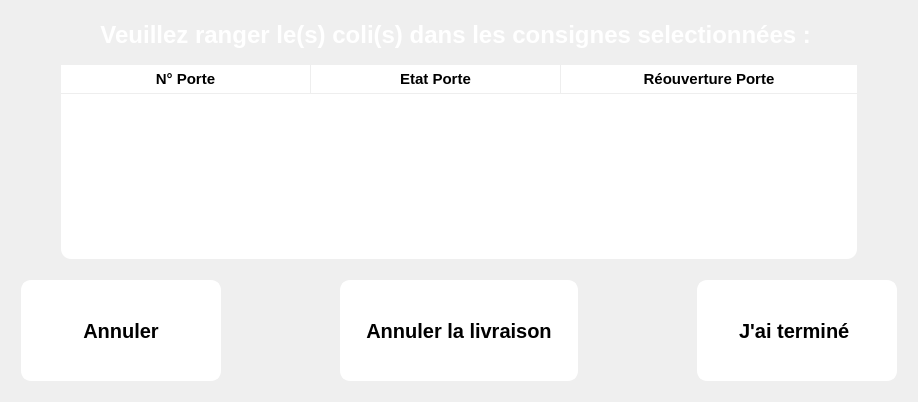
       <widget class="QWidget" name="P_StowPackage">
        <layout class="QGridLayout" name="gridLayout_2">
         <item row="1" column="0">
          <layout class="QVBoxLayout" name="verticalLayout_2">
           <property name="margin">
            <number>5</number>
           </property>
           <item>
            <widget class="QLabel" name="label">
             <property name="font">
              <font>
               <pointsize>18</pointsize>
               <weight>75</weight>
               <bold>true</bold>
              </font>
             </property>
             <property name="styleSheet">
              <string notr="true">color: rgb(255, 255, 255);
font: bold 18pt ;</string>
             </property>
             <property name="text">
              <string>Veuillez ranger le(s) coli(s) dans les consignes selectionnées : </string>
             </property>
             <property name="alignment">
              <set>Qt::AlignCenter</set>
             </property>
            </widget>
           </item>
           <item>
            <spacer name="verticalSpacer_4">
             <property name="orientation">
              <enum>Qt::Vertical</enum>
             </property>
             <property name="sizeType">
              <enum>QSizePolicy::Fixed</enum>
             </property>
             <property name="sizeHint" stdset="0">
              <size>
               <width>20</width>
               <height>5</height>
              </size>
             </property>
            </spacer>
           </item>
           <item>
            <layout class="QHBoxLayout" name="horizontalLayout_2">
             <property name="margin">
              <number>5</number>
             </property>
             <item>
              <spacer name="horizontalSpacer_2">
               <property name="orientation">
                <enum>Qt::Horizontal</enum>
               </property>
               <property name="sizeType">
                <enum>QSizePolicy::MinimumExpanding</enum>
               </property>
               <property name="sizeHint" stdset="0">
                <size>
                 <width>40</width>
                 <height>20</height>
                </size>
               </property>
              </spacer>
             </item>
             <item>
              <widget class="QTreeWidget" name="treeWidget">
               <property name="minimumSize">
                <size>
                 <width>796</width>
                 <height>0</height>
                </size>
               </property>
               <property name="maximumSize">
                <size>
                 <width>796</width>
                 <height>16777215</height>
                </size>
               </property>
               <property name="palette">
                <palette>
                 <active>
                  <colorrole role="WindowText">
                   <brush brushstyle="SolidPattern">
                    <color alpha="255">
                     <red>0</red>
                     <green>0</green>
                     <blue>0</blue>
                    </color>
                   </brush>
                  </colorrole>
                  <colorrole role="Button">
                   <brush brushstyle="SolidPattern">
                    <color alpha="255">
                     <red>255</red>
                     <green>255</green>
                     <blue>255</blue>
                    </color>
                   </brush>
                  </colorrole>
                  <colorrole role="Text">
                   <brush brushstyle="SolidPattern">
                    <color alpha="255">
                     <red>0</red>
                     <green>0</green>
                     <blue>0</blue>
                    </color>
                   </brush>
                  </colorrole>
                  <colorrole role="ButtonText">
                   <brush brushstyle="SolidPattern">
                    <color alpha="255">
                     <red>0</red>
                     <green>0</green>
                     <blue>0</blue>
                    </color>
                   </brush>
                  </colorrole>
                  <colorrole role="Base">
                   <brush brushstyle="SolidPattern">
                    <color alpha="255">
                     <red>255</red>
                     <green>255</green>
                     <blue>255</blue>
                    </color>
                   </brush>
                  </colorrole>
                  <colorrole role="Window">
                   <brush brushstyle="SolidPattern">
                    <color alpha="255">
                     <red>255</red>
                     <green>255</green>
                     <blue>255</blue>
                    </color>
                   </brush>
                  </colorrole>
                 </active>
                 <inactive>
                  <colorrole role="WindowText">
                   <brush brushstyle="SolidPattern">
                    <color alpha="255">
                     <red>0</red>
                     <green>0</green>
                     <blue>0</blue>
                    </color>
                   </brush>
                  </colorrole>
                  <colorrole role="Button">
                   <brush brushstyle="SolidPattern">
                    <color alpha="255">
                     <red>255</red>
                     <green>255</green>
                     <blue>255</blue>
                    </color>
                   </brush>
                  </colorrole>
                  <colorrole role="Text">
                   <brush brushstyle="SolidPattern">
                    <color alpha="255">
                     <red>0</red>
                     <green>0</green>
                     <blue>0</blue>
                    </color>
                   </brush>
                  </colorrole>
                  <colorrole role="ButtonText">
                   <brush brushstyle="SolidPattern">
                    <color alpha="255">
                     <red>0</red>
                     <green>0</green>
                     <blue>0</blue>
                    </color>
                   </brush>
                  </colorrole>
                  <colorrole role="Base">
                   <brush brushstyle="SolidPattern">
                    <color alpha="255">
                     <red>255</red>
                     <green>255</green>
                     <blue>255</blue>
                    </color>
                   </brush>
                  </colorrole>
                  <colorrole role="Window">
                   <brush brushstyle="SolidPattern">
                    <color alpha="255">
                     <red>255</red>
                     <green>255</green>
                     <blue>255</blue>
                    </color>
                   </brush>
                  </colorrole>
                 </inactive>
                 <disabled>
                  <colorrole role="WindowText">
                   <brush brushstyle="SolidPattern">
                    <color alpha="255">
                     <red>0</red>
                     <green>0</green>
                     <blue>0</blue>
                    </color>
                   </brush>
                  </colorrole>
                  <colorrole role="Button">
                   <brush brushstyle="SolidPattern">
                    <color alpha="255">
                     <red>255</red>
                     <green>255</green>
                     <blue>255</blue>
                    </color>
                   </brush>
                  </colorrole>
                  <colorrole role="Text">
                   <brush brushstyle="SolidPattern">
                    <color alpha="255">
                     <red>0</red>
                     <green>0</green>
                     <blue>0</blue>
                    </color>
                   </brush>
                  </colorrole>
                  <colorrole role="ButtonText">
                   <brush brushstyle="SolidPattern">
                    <color alpha="255">
                     <red>0</red>
                     <green>0</green>
                     <blue>0</blue>
                    </color>
                   </brush>
                  </colorrole>
                  <colorrole role="Base">
                   <brush brushstyle="SolidPattern">
                    <color alpha="255">
                     <red>255</red>
                     <green>255</green>
                     <blue>255</blue>
                    </color>
                   </brush>
                  </colorrole>
                  <colorrole role="Window">
                   <brush brushstyle="SolidPattern">
                    <color alpha="255">
                     <red>255</red>
                     <green>255</green>
                     <blue>255</blue>
                    </color>
                   </brush>
                  </colorrole>
                 </disabled>
                </palette>
               </property>
               <property name="font">
                <font>
                 <pointsize>15</pointsize>
                 <weight>75</weight>
                 <italic>false</italic>
                 <bold>true</bold>
                </font>
               </property>
               <property name="styleSheet">
                <string notr="true">QTreeView{
	border-radius:10px;
	background-color: rgb(255, 255, 255);
}

QTreeView::item{
	background-color: rgb(255, 255, 255);
}

QTreeView QHeaderView::section{
	background-color: rgb(255, 255, 255);
	height:28px;
	border-top:0px solid grey;
	border-right:1px solid rgb(238, 238, 238);
	border-bottom:1px solid rgb(238, 238, 238);
   
}

QTreeView QHeaderView::section:last{
	border-top:0px solid grey;
	border-right:0px solid rgb(238, 238, 238);
	border-bottom:1px solid rgb(238, 238, 238);
}



QScrollBar::add-line:vertical {

    background: grey;
    height: 28px;
    subcontrol-position: bottom;
    subcontrol-origin: margin;
}

QScrollBar::sub-line:vertical {
    background: grey;
    height: 28px;
    subcontrol-position: top;
    subcontrol-origin: margin;
}
QScrollBar::up-arrow:vertical{
  
  width: 0; height: 0;
  bottom:7px;
  border: 12px solid transparent;
  border-top-color: transparent;
  border-right-color: grey;
  border-bottom-color: white;
  border-left-color: grey;

}

QScrollBar:down-arrow:vertical{
  width: 0; height: 0;
  top:7px;
  border: 12px solid transparent;
  border-bottom-color: transparent;
  border-right-color: grey;
  border-top-color: white;
  border-left-color: grey;
}

QScrollBar::vertical{
	border-radius:10px ;
	padding-top:25px;
	padding-bottom:25px;
	border:3px solid grey;
    width:60px;	
    background: rgb(195, 195, 195);  
	
}

QScrollBar::handle:vertical{
	border-radius: 10px;
	border: 2px solid white;
	min-height: 40px;
    min-width:2px;
    max-height: 40px;
    max-width:2px;		
    margin: 2px;
	background: white;
   
}
QScrollBar::add-page:vertical, QScrollBar::sub-page:vertical {
    background: none;
}
</string>
               </property>
               <property name="verticalScrollBarPolicy">
                <enum>Qt::ScrollBarAsNeeded</enum>
               </property>
               <property name="horizontalScrollBarPolicy">
                <enum>Qt::ScrollBarAlwaysOff</enum>
               </property>
               <property name="autoScroll">
                <bool>true</bool>
               </property>
               <property name="autoScrollMargin">
                <number>16</number>
               </property>
               <property name="editTriggers">
                <set>QAbstractItemView::NoEditTriggers</set>
               </property>
               <property name="showDropIndicator" stdset="0">
                <bool>false</bool>
               </property>
               <property name="selectionMode">
                <enum>QAbstractItemView::NoSelection</enum>
               </property>
               <property name="textElideMode">
                <enum>Qt::ElideMiddle</enum>
               </property>
               <property name="verticalScrollMode">
                <enum>QAbstractItemView::ScrollPerPixel</enum>
               </property>
               <property name="rootIsDecorated">
                <bool>true</bool>
               </property>
               <property name="uniformRowHeights">
                <bool>true</bool>
               </property>
               <property name="itemsExpandable">
                <bool>false</bool>
               </property>
               <property name="animated">
                <bool>true</bool>
               </property>
               <property name="allColumnsShowFocus">
                <bool>true</bool>
               </property>
               <property name="expandsOnDoubleClick">
                <bool>false</bool>
               </property>
               <attribute name="headerDefaultSectionSize">
                <number>250</number>
               </attribute>
               <attribute name="headerHighlightSections">
                <bool>false</bool>
               </attribute>
               <attribute name="headerMinimumSectionSize">
                <number>250</number>
               </attribute>
               <attribute name="headerStretchLastSection">
                <bool>true</bool>
               </attribute>
               <column>
                <property name="text">
                 <string>N° Porte</string>
                </property>
                <property name="font">
                 <font>
                  <pointsize>11</pointsize>
                  <weight>75</weight>
                  <bold>true</bold>
                 </font>
                </property>
                <property name="textAlignment">
                 <set>AlignHCenter|AlignVCenter|AlignCenter</set>
                </property>
                <property name="background">
                 <color>
                  <red>255</red>
                  <green>255</green>
                  <blue>255</blue>
                 </color>
                </property>
               </column>
               <column>
                <property name="text">
                 <string>Etat Porte</string>
                </property>
                <property name="font">
                 <font>
                  <pointsize>11</pointsize>
                  <weight>75</weight>
                  <bold>true</bold>
                 </font>
                </property>
                <property name="textAlignment">
                 <set>AlignHCenter|AlignVCenter|AlignCenter</set>
                </property>
                <property name="background">
                 <color>
                  <red>255</red>
                  <green>255</green>
                  <blue>255</blue>
                 </color>
                </property>
               </column>
               <column>
                <property name="text">
                 <string>Réouverture Porte</string>
                </property>
                <property name="font">
                 <font>
                  <pointsize>11</pointsize>
                  <weight>75</weight>
                  <bold>true</bold>
                 </font>
                </property>
                <property name="textAlignment">
                 <set>AlignHCenter|AlignVCenter|AlignCenter</set>
                </property>
                <property name="background">
                 <color>
                  <red>255</red>
                  <green>255</green>
                  <blue>255</blue>
                 </color>
                </property>
                <property name="foreground">
                 <brush brushstyle="NoBrush">
                  <color alpha="255">
                   <red>0</red>
                   <green>0</green>
                   <blue>0</blue>
                  </color>
                 </brush>
                </property>
               </column>
              </widget>
             </item>
             <item>
              <spacer name="horizontalSpacer_3">
               <property name="orientation">
                <enum>Qt::Horizontal</enum>
               </property>
               <property name="sizeType">
                <enum>QSizePolicy::MinimumExpanding</enum>
               </property>
               <property name="sizeHint" stdset="0">
                <size>
                 <width>40</width>
                 <height>20</height>
                </size>
               </property>
              </spacer>
             </item>
            </layout>
           </item>
           <item>
            <spacer name="verticalSpacer_5">
             <property name="orientation">
              <enum>Qt::Vertical</enum>
             </property>
             <property name="sizeType">
              <enum>QSizePolicy::Fixed</enum>
             </property>
             <property name="sizeHint" stdset="0">
              <size>
               <width>20</width>
               <height>5</height>
              </size>
             </property>
            </spacer>
           </item>
           <item>
            <layout class="QHBoxLayout" name="horizontalLayout_3">
             <property name="margin">
              <number>5</number>
             </property>
             <item>
              <widget class="QPushButton" name="B_Cancel_Range">
               <property name="minimumSize">
                <size>
                 <width>200</width>
                 <height>101</height>
                </size>
               </property>
               <property name="maximumSize">
                <size>
                 <width>200</width>
                 <height>101</height>
                </size>
               </property>
               <property name="font">
                <font>
                 <pointsize>15</pointsize>
                 <weight>75</weight>
                 <bold>true</bold>
                </font>
               </property>
               <property name="styleSheet">
                <string notr="true">QPushButton:flat:pressed{ 

	background-color: #ECF0F1;
}

QPushButton:flat {   
    	border:2px solid white;
		border-style: outset;
        border-radius:10px;
        background-color: rgb(255, 255, 255);
}</string>
               </property>
               <property name="text">
                <string>Annuler</string>
               </property>
               <property name="flat">
                <bool>true</bool>
               </property>
              </widget>
             </item>
             <item>
              <spacer name="horizontalSpacer_4">
               <property name="orientation">
                <enum>Qt::Horizontal</enum>
               </property>
               <property name="sizeHint" stdset="0">
                <size>
                 <width>40</width>
                 <height>20</height>
                </size>
               </property>
              </spacer>
             </item>
             <item>
              <widget class="QPushButton" name="B_CancelDelivery">
               <property name="minimumSize">
                <size>
                 <width>238</width>
                 <height>101</height>
                </size>
               </property>
               <property name="maximumSize">
                <size>
                 <width>238</width>
                 <height>101</height>
                </size>
               </property>
               <property name="font">
                <font>
                 <pointsize>15</pointsize>
                 <weight>75</weight>
                 <bold>true</bold>
                </font>
               </property>
               <property name="styleSheet">
                <string notr="true">QPushButton:flat:pressed{ 

	background-color: #ECF0F1;
}

QPushButton:flat {   
    	border:2px solid white;
		border-style: outset;
        border-radius:10px;
        background-color: rgb(255, 255, 255);
}</string>
               </property>
               <property name="text">
                <string>Annuler la livraison</string>
               </property>
               <property name="flat">
                <bool>true</bool>
               </property>
              </widget>
             </item>
             <item>
              <spacer name="horizontalSpacer_5">
               <property name="orientation">
                <enum>Qt::Horizontal</enum>
               </property>
               <property name="sizeHint" stdset="0">
                <size>
                 <width>40</width>
                 <height>20</height>
                </size>
               </property>
              </spacer>
             </item>
             <item>
              <widget class="QPushButton" name="B_Terminate">
               <property name="minimumSize">
                <size>
                 <width>200</width>
                 <height>101</height>
                </size>
               </property>
               <property name="maximumSize">
                <size>
                 <width>200</width>
                 <height>101</height>
                </size>
               </property>
               <property name="font">
                <font>
                 <pointsize>15</pointsize>
                 <weight>75</weight>
                 <bold>true</bold>
                </font>
               </property>
               <property name="styleSheet">
                <string notr="true">QPushButton:flat:pressed{ 

	background-color: #ECF0F1;
}

QPushButton:flat {   
    	border:2px solid white;
		border-style: outset;
        border-radius:10px;
        background-color: rgb(255, 255, 255);
}</string>
               </property>
               <property name="text">
                <string>J'ai terminé </string>
               </property>
               <property name="flat">
                <bool>true</bool>
               </property>
              </widget>
             </item>
            </layout>
           </item>
          </layout>
         </item>
         <item row="0" column="0">
          <spacer name="verticalSpacer">
           <property name="orientation">
            <enum>Qt::Vertical</enum>
           </property>
           <property name="sizeType">
            <enum>QSizePolicy::Fixed</enum>
           </property>
           <property name="sizeHint" stdset="0">
            <size>
             <width>20</width>
             <height>5</height>
            </size>
           </property>
          </spacer>
         </item>
        </layout>
       </widget>
